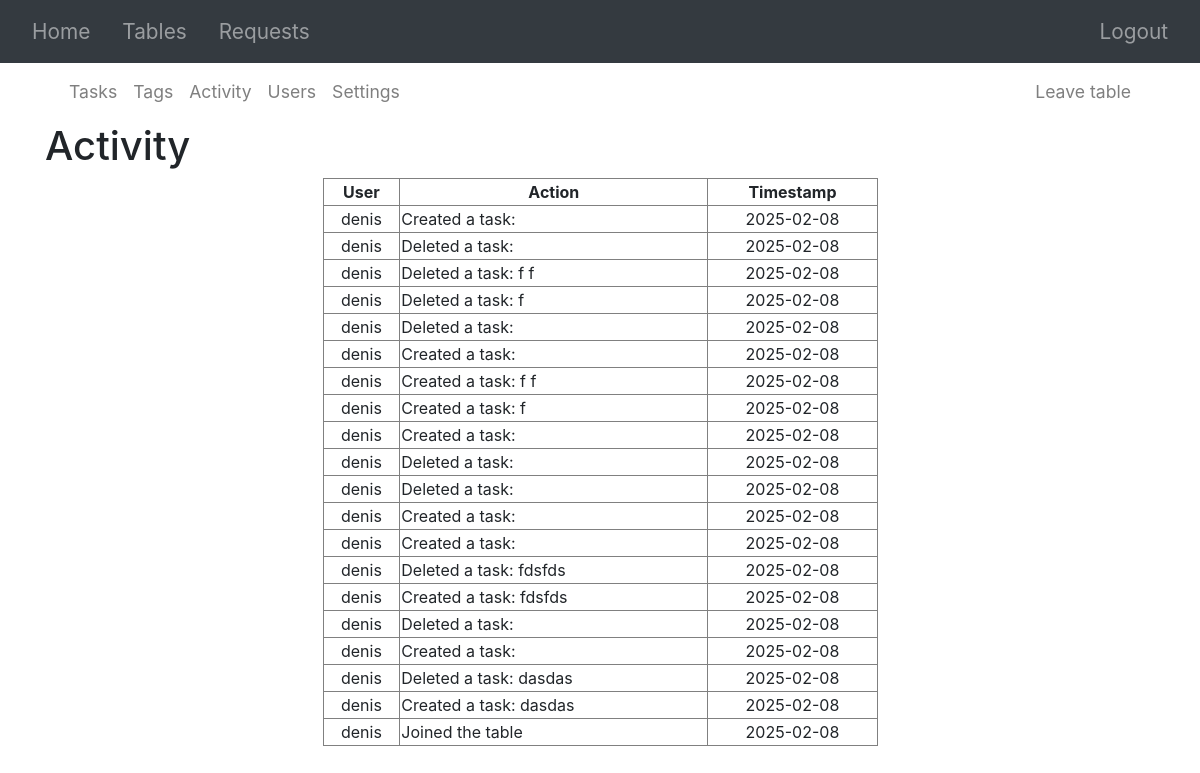
/tables/1/activity (signed in), run on an earlier commit of the app's database.
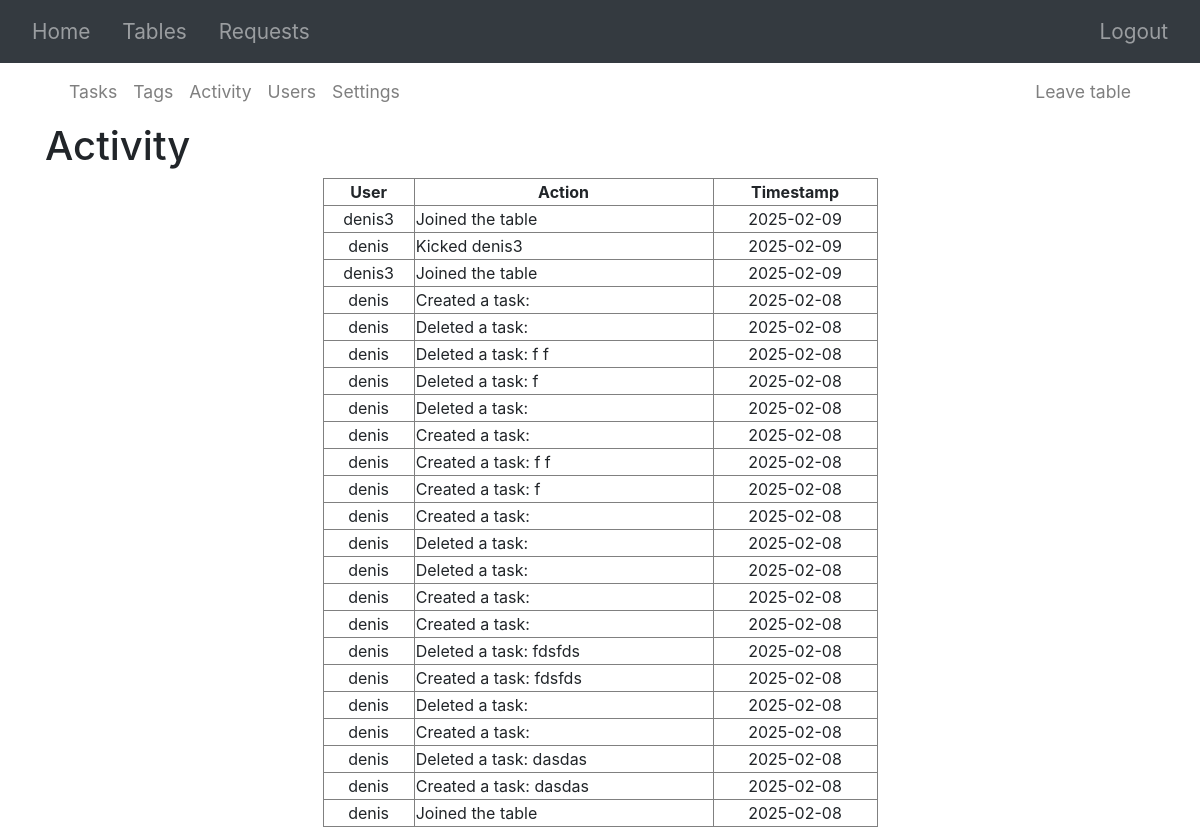
And on a later commit of the database.
### src/models.py (models this page shows, shortened)
class Action(db.Model):
    id: Mapped[int] = mapped_column(primary_key=True)
    info: Mapped[str] = mapped_column()
    timestamp: Mapped[str] = mapped_column()
    user_id: Mapped[int] = mapped_column(ForeignKey('user.id'))
    table_id: Mapped[int] = mapped_column(ForeignKey('table.id'))
    user: Mapped['User'] = relationship()

class User(db.Model, UserMixin):
    id: Mapped[int] = mapped_column(primary_key=True)
    username: Mapped[str] = mapped_column(String(30), unique=True)
    password: Mapped[str] = mapped_column()
    tables: Mapped[list['UserTable']] = relationship(back_populates='user')
    received_requests: Mapped[list['Request']] = relationship(foreign_keys='[Request.recipient_id]')

### src/routes/activity.py (the view)
@activity_bp.route('/tables/<int:table_id>/activity')
@login_required
def activity(table_id: int) -> str:
    table = db.get_or_404(Table, table_id)
    user_id = current_user.id
    db.get_or_404(UserTable, [user_id, table_id])
    activities = db.get_or_404(Table, table_id).actions
    return render_template(
        'activity.html',
        user=current_user,
        table=table,
        activities=activities[::-1]
    )

### src/templates/activity.html (shortened to what this page needs)
{% extends "base.html" %}
{% import "macros.html" as macro %}
{% block content %}
{{ macro.in_table(table) }}
    <h1>Activity</h1>
<table border="1" style="width: 50%; margin: 0 auto; text-align: center; border-collapse: collapse;">
    <thead>
        <th>User</th>
        <th>Action</th>
        <th>Timestamp</th>
    </thead>
    <tbody>
        {% for activity in activities %}
        <tr>
            <td>{{ activity.user.username }}</td>
            <td style="text-align: left;">{{ activity.info }}</td>
            <td>{{ activity.timestamp }}</td>
        </tr>
        {% endfor %}
    </tbody>
</table>
{% endblock %}

### src/templates/base.html (shortened to what this page needs)
<!DOCTYPE html>
<html>
  <head>
    <link
      rel="stylesheet"
      href="https://stackpath.bootstrapcdn.com/bootstrap/4.4.1/css/bootstrap.min.css"
    />
    <link
      rel="stylesheet"
      href="https://stackpath.bootstrapcdn.com/font-awesome/4.7.0/css/font-awesome.min.css"
    />
  </head>
  <body>
    <nav class="navbar navbar-expand-lg navbar-dark bg-dark">
      <div class="collapse navbar-collapse" id="navbar">
        <div class="navbar-nav" >
          {% if user.is_authenticated %}
          <a class="nav-item nav-link px-3" id="home" href="/" style="font-size: 1.3rem;">Home</a>
          <a class="nav-item nav-link px-3" id="tables" href="/tables" style="font-size: 1.3rem;">Tables</a>
          <a class="nav-item nav-link px-3" id="requests" href="/requests" style="font-size: 1.3rem;">Requests</a>
          {% else %}
          <a class="nav-item nav-link px-3" id="login" href="/login" style="font-size: 1.3rem;">Login</a>
          <a class="nav-item nav-link px-3" id="signUp" href="/sign-up" style="font-size: 1.3rem;">Sign Up</a>
          {% endif %}
        </div>
        {% if user.is_authenticated %}
        <div class="navbar-nav ml-auto">
          <a class="nav-item nav-link px-3" id="logout" href="/logout" style="font-size: 1.3rem;">Logout</a>
        </div>
        {% endif %}
      </div>
    </nav>
    <div class="container">{% block content %} {% endblock %}</div>
  </body>
</html>

### src/templates/macros.html (shortened to what this page needs)
{% macro in_table(table)%}
<nav class="navbar navbar-expand-lg navbar-light">
    <div class="collapse navbar-collapse" id="navbar2">
      <div class="navbar-nav" >
        <a class="nav-item nav-link" id="tasks" href="/tables/{{table.id}}" style="font-size: 1.1rem;">Tasks</a>
        <a class="nav-item nav-link" id="tags" href="/tables/{{table.id}}/tags" style="font-size: 1.1rem;">Tags</a>
        <a class="nav-item nav-link" id="activity" href="/tables/{{table.id}}/activity" style="font-size: 1.1rem;">Activity</a>
        <a class="nav-item nav-link" id="users" href="/tables/{{table.id}}/users" style="font-size: 1.1rem;">Users</a>
        <a class="nav-item nav-link" id="settings" href="/tables/{{table.id}}/settings" style="font-size: 1.1rem;">Settings</a>
      </div>
      <div class="navbar-nav ml-auto" >
        <a class="nav-item nav-link" id="endSession" href="/tables" style="font-size: 1.1rem;">Leave table</a>
      </div>
    </div>
  </nav>
{%- endmacro %}

What changed in the data, as far as the page shows it:
added Action: user.username "denis3", info "Joined the table", timestamp "2025-02-09"
added Action: user.username "denis", info "Kicked denis3", timestamp "2025-02-09"
added Action: user.username "denis3", info "Joined the table", timestamp "2025-02-09"
